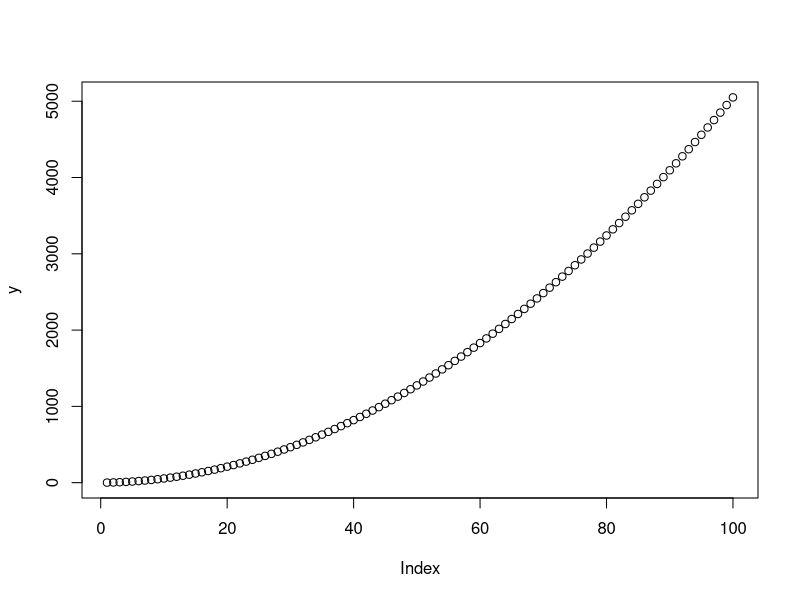
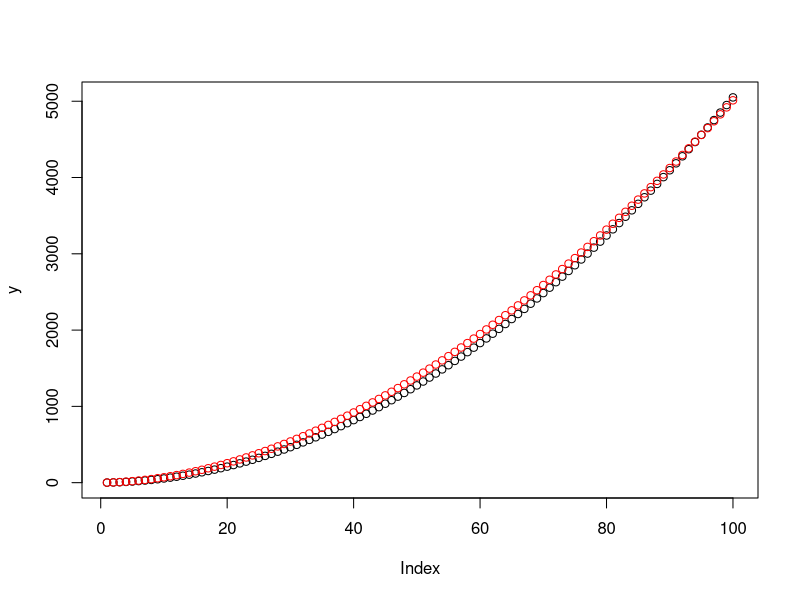
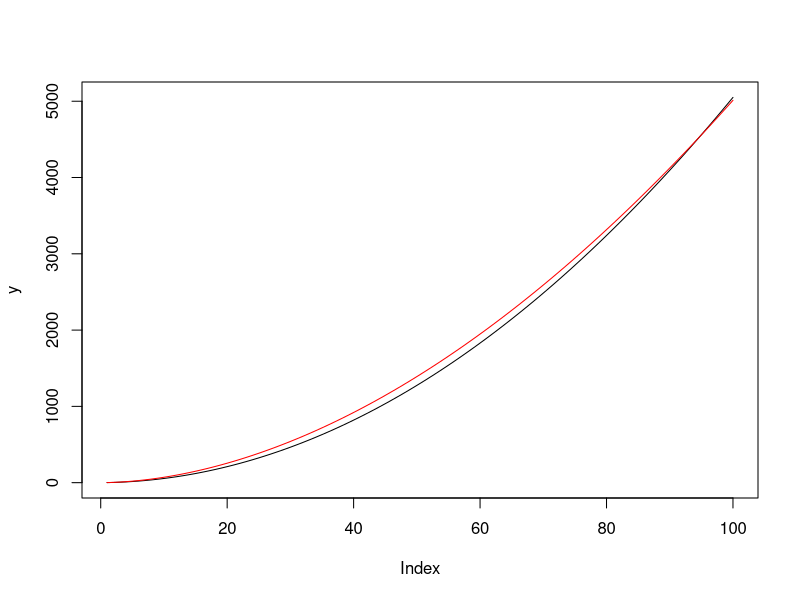
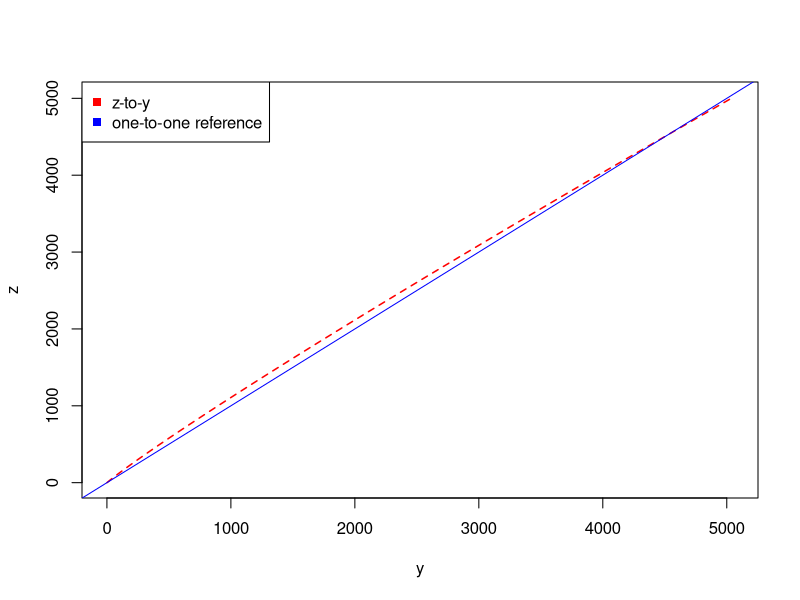
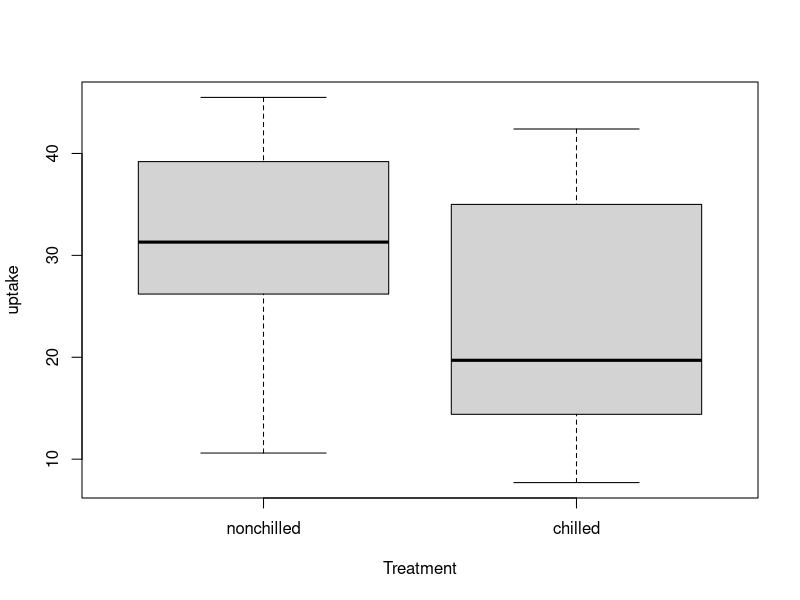
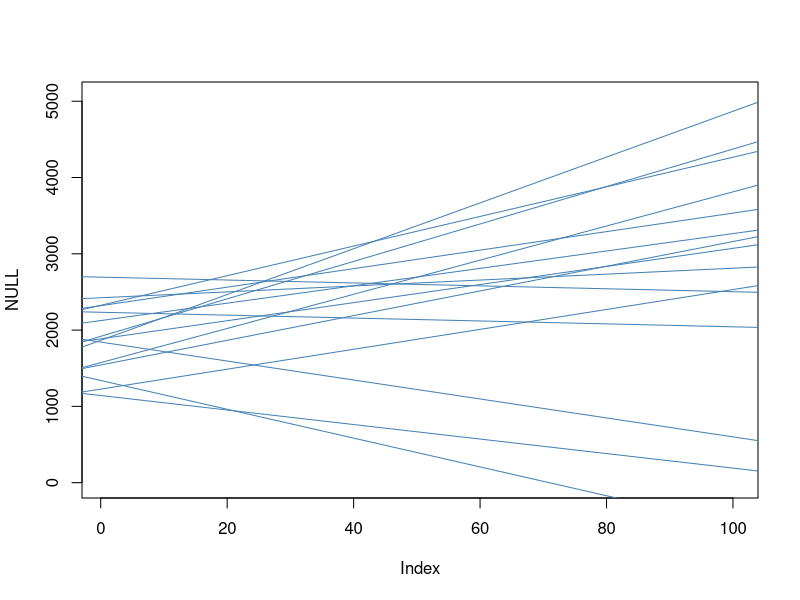

Here is the R script that generated these plots, in order:
# -----------------------
#title: csp_rstudio-intro.R
#author: Gregory Wheeler
#date: 10/10/2022
# -----------------------

## Printing--------------
# 4 panels of RStudio IDE
print('Upper left window: Source panel')
print('Lower left window: Console')

# with cat (concatenate and print)
cat('Upper right window: Environment panel\nLower right window: Tabs for help, plots, etc')

## Help
?cat

## Arithmetic (Source & Console)
2 + 2

## Objects---------------

a <- 1.85   # pronounced "a gets 1.85"
x <- 1:100  # vector
y <- cumsum(x)
z <- x^a

# Head  -----------------
head(y)
head(z)

# Vectors --------------
y[1]       # R is 1-indexed

y[1:10]

# Boolean evaluations---
y[10] < z[10]
y[100]< z[100]

# 
w <- c(y[100], z[100])
?c

## Simple Plots----------
plot(y)

plot(y)
points(z, col="red")

plot(y, type="l")
lines(z, type="l", col = "red")

plot(y, z, type='l', lty = 2, lwd = 1.5, col="red")
abline(coef = c(0,1), col="blue")
legend("topleft", 
       legend = c("z-to-y", "one-to-one reference"),
       col = c("red", "blue"),
       pch = c(15,15)
       
)

## Load data-------------
library(datasets)
data("CO2")

# Spreadsheet data viewer 
View(CO2)
?View

# Inspect Feature
CO2$Treatment

# Levels
levels(CO2$Treatment)  #Treatment is a categorical variable with two levels
levels(CO2$Plant)

# Boxplot: uptake of CO2 as a function of Treatment
plot(uptake~Treatment, data=CO2)

# NOTES: 
# Max and Min exclude outliers:  all points greater than 1.5 X IQR above/below
# the 3rd/1st quartiles are excluded.  Also, the dark line is the median value


# -- Dataframes --------------
# Dataframes ma

n <- c(2, 3, 6) 
fruit <- c("apples", "bananas", "coconuts") 
prime <- c(TRUE, TRUE, FALSE) 
df <- data.frame(n, fruit, prime)  
df


# -- Functions ---------------
my_square <- function(x) {
  return (x^2)
}
my_square(3)


my_sum <- function(x,y) {
  z <- x + y
  return(z)
}
my_sum(2,3)


# -- Iterators --------------
# a for loop
n <- 15
a <- rnorm(n,2000,500)
b <- rnorm(n,5,15)
# blank(bty="n")
plot( NULL , xlim=range(x) , ylim=range(y) )
for ( i in 1:n ) abline( a[i] , b[i] , lwd=1 , col="steelblue" )
